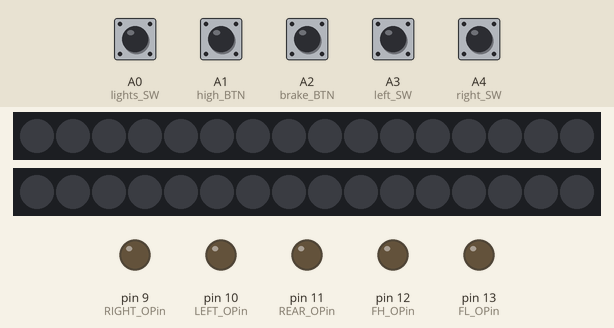
Recording of a sketch running on a simulated Arduino Uno, built with avr-gcc and run on an emulated ATmega328P. Parts: 2 × 16 RGB LEDs in strip order, left to right, output pins drawn as LEDs (lit = HIGH). Inputs (shaded band) come from the test bench; at power-on: A0 (lights_SW), A1 (high_BTN), A2 (brake_BTN), A3 (left_SW), A4 (right_SW) LOW. Dim RGB values are drawn brighter than linear; what the sketch prints to the serial monitor is not drawn.

Above: at 1.2 s.
1.3 s: A3 (left_SW) pulled HIGH for 0.15 s
At 1.31 s:
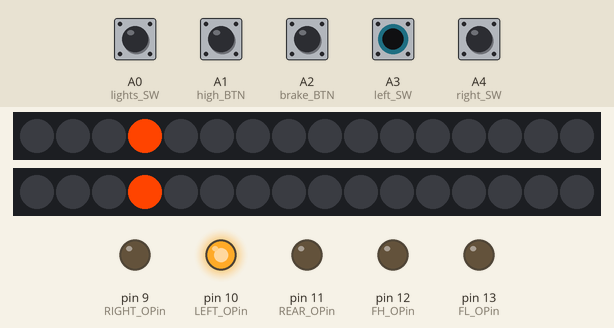
2.9 s: A0 (lights_SW) pulled HIGH for 0.15 s
At 2.97 s:
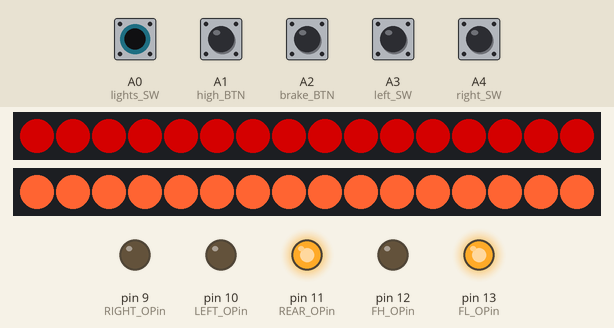
4.5 s: A2 (brake_BTN) pulled HIGH for 0.15 s
At 4.58 s:
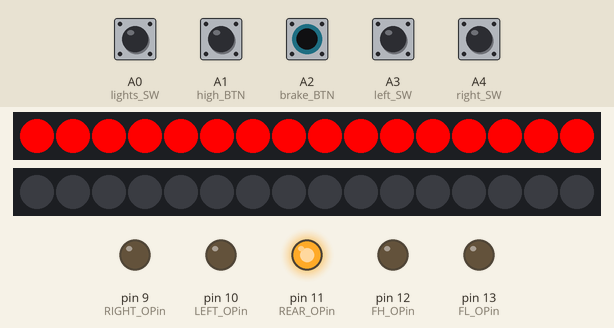
6.1 s: A4 (right_SW) pulled HIGH for 1 s
At 6.42 s:
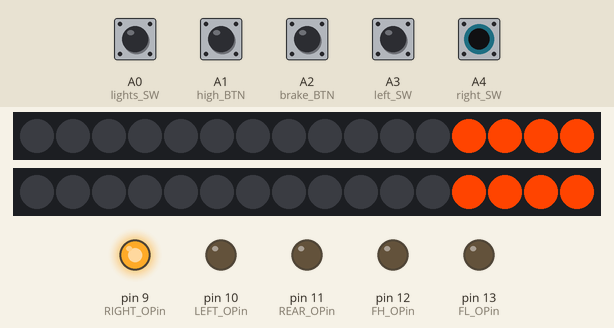
8.6 s: A1 (high_BTN) pulled HIGH for 0.15 s
At 9.9 s:
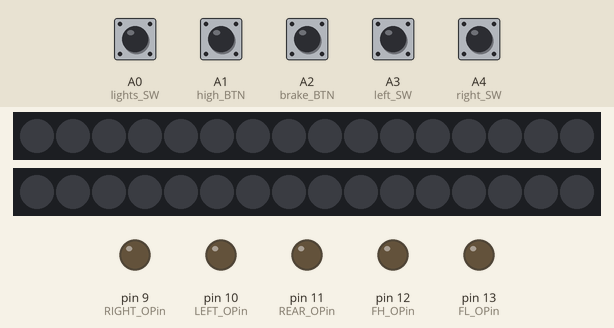
10.2 s: A3 (left_SW) pulled HIGH for 1 s
At 10.52 s:
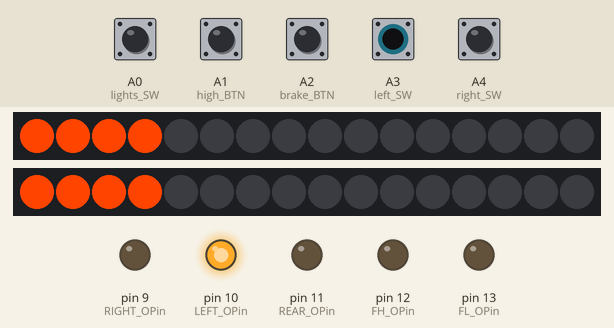
Timing chart, 0 to 13.2 s (numbered marks = the images above; inputs shaded):
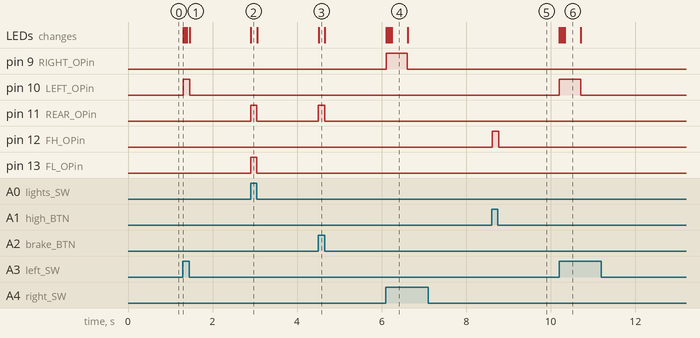

Measured:
- after the input at 1.3 s, pin 10 (LEFT_OPin): LOW → HIGH at once, → LOW 0.15 s later; the LEDs: change at once (image 1)
- after the input at 2.9 s, pin 11 (REAR_OPin): LOW → HIGH at once, → LOW 0.15 s later; pin 13 (FL_OPin): LOW → HIGH at once, → LOW 0.14 s later; the LEDs: change at once (image 2)
- after the input at 4.5 s, pin 11 (REAR_OPin): LOW → HIGH at once, → LOW 0.15 s later; the LEDs: change at once (image 3)
- after the input at 6.1 s, pin 9 (RIGHT_OPin): LOW → HIGH at once, → LOW 0.51 s later; the LEDs: first change at once (image 4 shows a later state)
- after the input at 8.6 s, pin 12 (FH_OPin): LOW → HIGH at once, → LOW 0.15 s later
- after the input at 10.2 s, pin 10 (LEFT_OPin): LOW → HIGH at once, → LOW 0.51 s later; the LEDs: first change at once (image 6 shows a later state)

The sketch:

arduino-neopixel-bike-lights.ino
```cpp
//pinout:
//    Výstupy:
//
//      Front Digital : D2 (4)
//      Rear Digital  : D4 (6)
//      Right Blinker : D9 (15)
//      Left Blinker  : D10 (16)
//      Rear PWM      : D11 (17)
//      Front High    : D12 (18)
//      Front Low     : D13 (19)
//
//    Vstupy:
//      Lights SW     : A0 (23)
//      High BTN      : A1 (24)
//      Brake BTN     : A2 (25)
//      Left SW       : A3 (26)
//      Right SW      : A4 (27)


#include <Adafruit_NeoPixel.h>
#define REAR_NUM_LEDS 16
#define FRONT_NUM_LEDS 16
#define Blinker_speed 600
//config
int ba_speed = 40; // disabled // lower / faster


// Inputs
int lights_SW = A0;
int high_BTN = A1;
int brake_BTN = A2;
int left_SW = A3;
int right_SW = A4;

// Outputs
int FD_OPin = 2; //Front Digital
int RD_OPin = 4; //Rear Digital
int RIGHT_OPin = 9; //Right Blinker
int LEFT_OPin = 10; //Left Blinker
int REAR_OPin = 11; //Rear PWM
int FH_OPin = 12; //Front High
int FL_OPin = 13; //Front Low

// Stavy
int light_st = 0;
int front_high_st = 0;
int brake_st = 0;
int right_st = 0;
int left_st = 0;
int forcedHLoff = 0;

Adafruit_NeoPixel strip_rear = Adafruit_NeoPixel(REAR_NUM_LEDS, RD_OPin, NEO_GRB + NEO_KHZ800);
Adafruit_NeoPixel strip_front = Adafruit_NeoPixel(FRONT_NUM_LEDS, FD_OPin, NEO_GRB + NEO_KHZ800);
unsigned long PM_01 = 0; // Left LED Timmer
unsigned long PM_02 = 0; // Right LED Timmer
unsigned long PM_03 = 0; // SW to high timer
unsigned long PM_04 = 0; // force HL Off
unsigned long PM_05 = 0; // HL BTN HOLD
unsigned long PM_10 = 0; // FR
unsigned long PM_11 = 0; // FL

int RLI = 0; // rear light intensity
int FLI_r = 0; // RED front light intensity
int FLI_g = 0; // GREEN front light intensity
int FLI_b = 0; // BLUE front light intensity
int blinker_delay = 500; //
int right_LED_on = 0;
int left_LED_on = 0;
int fr_i = 0;
int fl_i = 0;
int front_blinker_pixels = (FRONT_NUM_LEDS/3)-1; // (FRONT_NUM_LEDS/2); -> 1/2
int rear_blinker_pixels = (REAR_NUM_LEDS/3)-1; // (FRONT_NUM_LEDS/2); -> 1/2; (REAR_NUM_LEDS/3)-1; -> 1/3
int HL_BTNST = 0;int last_HL_BTNST = 0;int HL_pressed = 0;int HL_pulled = 0;

void setup() {
  // begin
  Serial.begin(9600);
  strip_rear.begin();
  strip_rear.show();
  strip_front.begin();
  strip_front.show();
  // inputs
  pinMode(lights_SW, INPUT);
  pinMode(high_BTN, INPUT);
  pinMode(brake_BTN, INPUT);
  pinMode(left_SW, INPUT);
  pinMode(right_SW, INPUT);
  // outputs
  pinMode(FD_OPin, OUTPUT);
  pinMode(RD_OPin, OUTPUT);
  pinMode(RIGHT_OPin, OUTPUT);
  pinMode(LEFT_OPin, OUTPUT);
  pinMode(REAR_OPin, OUTPUT);
  pinMode(FH_OPin, OUTPUT);
  pinMode(FL_OPin, OUTPUT);
}

void loop() {
  frontLights();
  setLightIntensity();
  handleBlinkers();
  showStrip();
}

void frontLights(){
  unsigned long CM = millis();
  HL_BTNST = digitalRead(high_BTN);
  HL_pressed = 0;
  HL_pulled = 0;
  if (HL_BTNST != last_HL_BTNST) {
    if (HL_BTNST == HIGH) {
      HL_pressed = 1;
      last_HL_BTNST = 1;
      Serial.println("HL_pressed");
    }
    else{
      HL_pressed = 0;
      HL_pulled = 1;
      last_HL_BTNST = 0;
      Serial.println("HL_pulled");
    }
  }
  ///////
  if(digitalRead(lights_SW)){
    light_st = 1;
    digitalWrite(FL_OPin, 1);
  }
  else{
    light_st = 0;
    digitalWrite(FL_OPin, 0);
  }
  if(light_st && HL_BTNST){
    if(CM - PM_05 > 2000){PM_05 = CM;
      if(!front_high_st){
        Serial.println("HL_Switched_ON");
        front_high_st = 1;
        digitalWrite(FH_OPin, 1);
      }
      else{
        Serial.println("HL_Switched_Off");
        front_high_st = 0;
        forceHLoff();
        digitalWrite(FH_OPin, 0);
      }
    }
  }
 else{
    PM_05 = CM;
  }
  if(!light_st && !forcedHLoff){
    if(HL_BTNST){
      Serial.println("HL_ON");
      front_high_st = 1;
      digitalWrite(FH_OPin, 1);
    }
    else{
      Serial.println("HL_Off");
      front_high_st = 0;
      digitalWrite(FH_OPin, 0);
    }
  }
  if(HL_BTNST && !forcedHLoff){
    digitalWrite(FH_OPin, 1);
  }
  else{
    if(!front_high_st){
      digitalWrite(FH_OPin, 0);
    }
  }
}

void forceHLoff(){
  unsigned long CM = millis();
  if(CM - PM_04 > 2000){PM_04 = CM;
    forcedHLoff = 1;
  }
  else{
    forcedHLoff = 0;
  }
}

void handleBlinkers(){
  unsigned long CM = millis();
  if(digitalRead(left_SW) || digitalRead(right_SW)){
    if(digitalRead(left_SW) && digitalRead(right_SW)){
      if(CM - PM_03 > blinker_delay){PM_03 = CM;
        if(!left_st){
          left_st = 1;
          right_st = 1;
        }
        else{
          left_st = 0;
          right_st = 0;
        }
      }
    }
    else{
      if(CM - PM_01 > blinker_delay){PM_01 = CM;
        if(digitalRead(left_SW)){
          if(!left_st){
            left_st = 1;
          }
          else{
            left_st = 0;
          }
        }
        else{
          left_st = 0;
          PM_01 = blinker_delay+1+CM;
        }
      }
      if(CM - PM_02 > blinker_delay){PM_02 = CM;
        if(digitalRead(right_SW)){
          if(!right_st){
            right_st = 1;
          }
          else{
            right_st = 0;
          }
        }
        else{
          right_st = 0;
          PM_02 = blinker_delay+1+CM;
        }
      }
    }
  }
  blinkers();
}


void blinkers(){
  /// LEFT
  if(digitalRead(left_SW)){
    if(left_st){
      digitalWrite(LEFT_OPin, 1);
      if(ba_speed){
      //front orange dynamic
        unsigned long CM = millis();
        if(CM - PM_10 > ba_speed){PM_10 = CM;
          if(fl_i == 0)fl_i = front_blinker_pixels;
          if(fl_i > 0){
            setFrontPixel(fl_i-1, 0xFF, 0x44, 0x00);
            setRearPixel(fl_i-1, 0xFF, 0x44, 0x00);
            fl_i--;
          }
        }
      }
      else{
        //front orange static
        for (int i = 0; i < front_blinker_pixels; i++){
          setFrontPixel(i, 0xFF, 0x44, 0x00);
          setRearPixel(i, 0xFF, 0x44, 0x00);
        }
      }
    }
    else{
      fl_i = 0;
      digitalWrite(LEFT_OPin, 0);
      //front default
      for (int i = 0; i < front_blinker_pixels; i++){
        setFrontPixel(i, 0, 0, 0);
      }
      //rear default
      for (int i = 0; i < rear_blinker_pixels; i++){
        setRearPixel(i, 0, 0, 0);
      }
    }
  }
  else{
    digitalWrite(LEFT_OPin, 0);
    for (int i = 0; i < front_blinker_pixels; i++){
      setFrontPixel(i, FLI_r, FLI_g, FLI_b);
    }
    for (int i = 0; i < rear_blinker_pixels; i++){
      setRearPixel(i, RLI, 0, 0);
    }
  }
  /// RIGHT
  if(digitalRead(right_SW)){
    if(right_st){
      digitalWrite(RIGHT_OPin, 1);
      //front orange
      if(ba_speed){
        //front orange dynamic
        unsigned long CM = millis();
        if(CM - PM_11 > ba_speed){PM_11 = CM;
          if(fr_i == 0)fr_i = (FRONT_NUM_LEDS-front_blinker_pixels);
          if(fr_i < FRONT_NUM_LEDS){
            setFrontPixel(fr_i, 0xFF, 0x44, 0x00);
            setRearPixel(fr_i, 0xFF, 0x44, 0x00);
            fr_i++;
          }
        }
      }
      else{
        //rear orange
        for (int i = (REAR_NUM_LEDS-rear_blinker_pixels); i < REAR_NUM_LEDS; i++){
          setRearPixel(i, 0xFF, 0x44, 0x00);
          setFrontPixel(i, 0xFF, 0x44, 0x00);
        }
      }
    }
    else{
      fr_i =0;
      digitalWrite(RIGHT_OPin, 0);
      //front default
      for (int i = (FRONT_NUM_LEDS-front_blinker_pixels); i < FRONT_NUM_LEDS; i++){
        setFrontPixel(i, 0, 0, 0);
      }
      //rear default
      for (int i = (REAR_NUM_LEDS-rear_blinker_pixels); i < REAR_NUM_LEDS; i++){
        setRearPixel(i, 0, 0, 0);
      }
    }
  }
  else{
    digitalWrite(RIGHT_OPin, 0);
    for (int i = (FRONT_NUM_LEDS-front_blinker_pixels); i < FRONT_NUM_LEDS; i++){
      setFrontPixel(i, FLI_r, FLI_g, FLI_b);
    }
    for (int i = (REAR_NUM_LEDS-rear_blinker_pixels); i < REAR_NUM_LEDS; i++){
      setRearPixel(i, RLI, 0, 0);
    }
  }
}

void setLightIntensity(){
  if(digitalRead(brake_BTN)){
    RLI = 255;
  }
  else{
     if(digitalRead(lights_SW)){
       RLI = 128;
     }
     else{
       RLI = 0;
     }
  }
  if(digitalRead(lights_SW)){
    // WHITE
     FLI_r = 255;
     FLI_g = 100;
     FLI_b = 50;
  }
  else{
    // BLACK
     FLI_r = 0;
     FLI_g = 0;
     FLI_b = 0;
  }
  for (int i = front_blinker_pixels; i < (FRONT_NUM_LEDS-front_blinker_pixels); i++){
    setFrontPixel(i, FLI_r, FLI_g, FLI_b);
  }
  for (int i = rear_blinker_pixels; i < (REAR_NUM_LEDS-rear_blinker_pixels); i++){
    setRearPixel(i, RLI, 0, 0);
  }
  digitalWrite(REAR_OPin, RLI); // Riadi brzdove svetlo na zaklade nastavenia farby
}
void setFrontPixel(int Pixel, byte red, byte green, byte blue) {
 #ifdef ADAFRUIT_NEOPIXEL_H
   // NeoPixel
   strip_front.setPixelColor(Pixel, strip_front.Color(red, green, blue));
 #endif
 #ifndef ADAFRUIT_NEOPIXEL_H
   // FastLED
   leds[Pixel].r = red;
   leds[Pixel].g = green;
   leds[Pixel].b = blue;
 #endif
}

void setRearPixel(int Pixel, byte red, byte green, byte blue) {
 #ifdef ADAFRUIT_NEOPIXEL_H
   // NeoPixel
   strip_rear.setPixelColor(Pixel, strip_rear.Color(red, green, blue));
 #endif
 #ifndef ADAFRUIT_NEOPIXEL_H
   // FastLED
   leds[Pixel].r = red;
   leds[Pixel].g = green;
   leds[Pixel].b = blue;
 #endif
}

void showStrip() {
 #ifdef ADAFRUIT_NEOPIXEL_H
   // NeoPixel
   strip_rear.show();
   strip_front.show();
 #endif
 #ifndef ADAFRUIT_NEOPIXEL_H
   // FastLED
   FastLED.show();
 #endif
}
```
